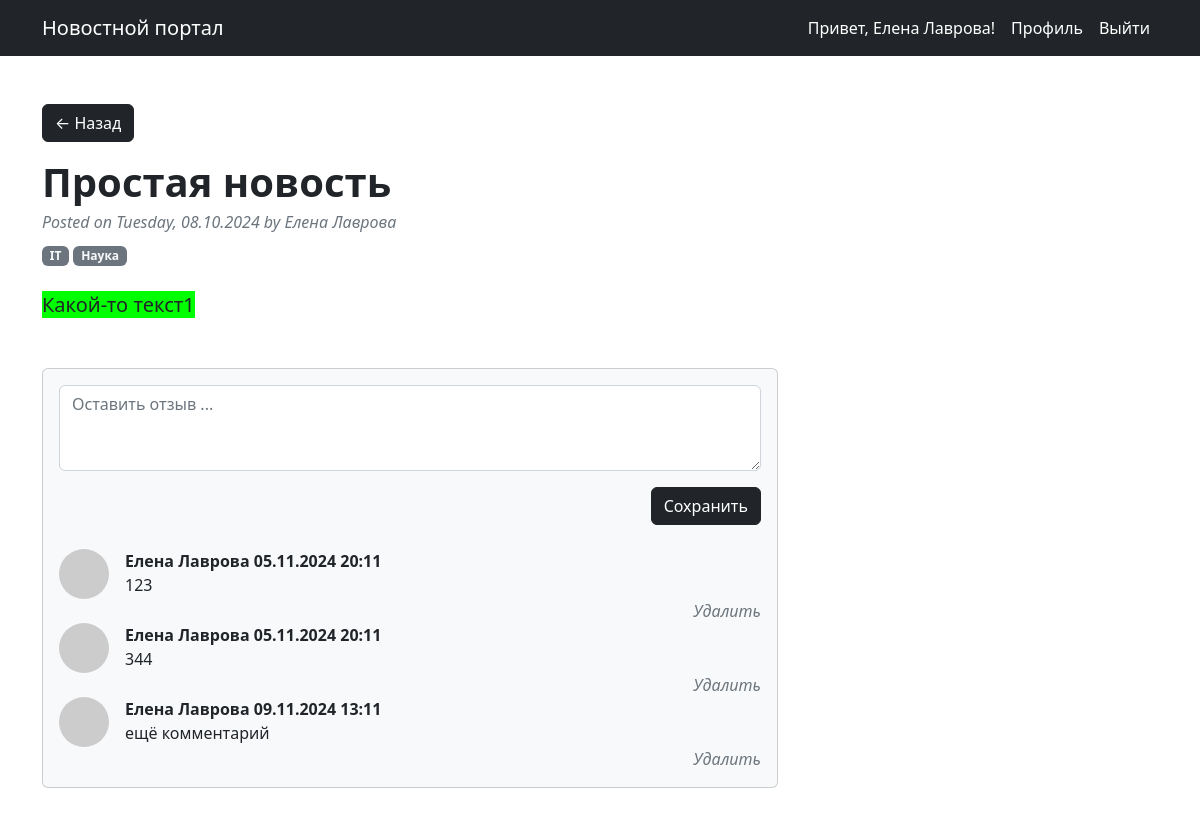
Page /news/25 (signed in) on the committed database.
### news/models.py (models this page shows, shortened)
class Post(models.Model):
    ARTICLES = 'Articles'
    NEWS = 'News'
    TYPE_POST = [
        (ARTICLES, 'Статья'),
        (NEWS, 'Новость')
    ]
    title = models.CharField(max_length=150)  # Наименование статьи (заголовок)
    publishing_date = models.DateTimeField(auto_now_add=True)  # Дата и время создания
    text = models.TextField()  # Текст статьи
    category = models.ManyToManyField(Category, through='PostCategory')  # На какую тему статья
    type_post = models.CharField(max_length=10,
                                 choices=TYPE_POST,
                                 default=ARTICLES)  # Тип публикации
    author = models.ForeignKey(Author, on_delete=models.CASCADE)  # связь между «Автором» и «Статьей».
    rating = models.FloatField(default=0)  # Популярность статьи (рейтинг)

class Category(models.Model):
    name = models.CharField(unique=True, max_length=100)
    subscribers = models.ManyToManyField(User, through="UserCategory", related_name='users')

class Comment(models.Model):
    post = models.ForeignKey(Post, on_delete=models.CASCADE)  # К какой статье оставлен коммент
    user = models.ForeignKey(User, on_delete=models.CASCADE)
    author = models.ForeignKey(Author, on_delete=models.CASCADE)  # Кто написал
    text = models.CharField(max_length=255)
    date_time = models.DateTimeField(auto_now_add=True)
    rating = models.IntegerField(default=0)  # На сколько полезен комментарий

### sign/models.py (models this page shows, shortened)
class Author(models.Model):
    full_name = models.CharField(max_length=255)
    age = models.IntegerField(null=True, blank=True)
    email = models.CharField(max_length=255, blank=True)
    rating = models.FloatField(default=0)  # Рейтинг автора
    user = models.OneToOneField(User, on_delete=models.CASCADE)

### news/views.py (the view)
# urls.py: path('news/<int:pk>', PostDetail.as_view(), name='post_detail'),
class PostDetail(LoginRequiredMixin, DetailView):
    model = Post
    template_name = 'one_news.html'
    context_object_name = 'post'
    def get_context_data(self, **kwargs):
        context = super().get_context_data(**kwargs)
        categories = []
        for obj in PostCategory.objects.filter(post_id=context['object'].id):
            categories.append(Category.objects.get(id=obj.category_id).name)
        context['categories'] = categories
        context['user_id'] = self.request.user.id
        context['comments'] = Comment.objects.filter(post_id=context['object'].id)
        return context
    def get_object(self, *args, **kwargs):
        obj = cache.get(f'post-{self.kwargs["pk"]}', None)
        if not obj:
            obj = super().get_object(queryset=self.queryset)
            cache.set(f'post-{self.kwargs["pk"]}', obj)
        return obj

### news/templatetags/custom_filters.py (called while the page is built)
@register.filter()
def censor(text):
    for word in WORDS['words']:
        text = re.sub(f'\\b{word}\\b', f"{word[0]}{word[1:].__len__() * '*'}", text, flags=re.I)
    return text

### news/templates/one_news.html (shortened to what this page needs)
{% extends 'default.html' %}
{% load custom_filters %}
{% block content %}
    <div class="col-lg-8">
        {% if post %}
            <a class="btn btn-primary" href="/">← Назад</a>
            <article>
                <header class="mb-4">
                    <h1 class="fw-bolder mb-1">{{ post.title|censor }}</h1>
                    <div class="text-muted fst-italic mb-2">Posted on {{ post.publishing_date|date:'l, d.m.Y' }} by {{ post.author.full_name }}</div>
                    {% for category_name in categories %}
                        <a class="badge bg-secondary text-decoration-none link-light">{{ category_name }}</a>
                    {% endfor %}
                </header>
                <section class="mb-5">
                    <p class="fs-5 mb-4">{{ post.text|censor|safe}}</p>
                </section>
            </article>
            <section class="mb-5">
                <div class="card bg-light">
                    <div class="card-body">
                        <form action="{% url 'comment_create' %}" method="post" class="mb-4">
                            <textarea name="text" class="form-control" rows="3" placeholder="Оставить отзыв ..."></textarea>
                            <div style="justify-content: flex-end;" class="d-flex">
                                <input class="btn btn-primary" name="SaveComment" type="submit" value="Сохранить" />
                            </div>
                        </form>
                        {% for comment in comments %}
                            <div class="d-flex">
                                <div class="flex-shrink-0"><img class="rounded-circle" src="https://dummyimage.com/50x50/ced4da/6c757d.jpg" alt="..." /></div>
                                {% if comment.user == request.user %}
                                    <div class="ms-3">
                                        <div class="fw-bold">{{ request.user.first_name }} {{ request.user.last_name}} {{ comment.date_time|date:'d.m.Y H:m'}}</div>
                                        {{ comment.text }}
                                    </div>
                                {% else %}
                                    <div class="ms-3 mb-4">
                                    <div class="fw-bold">{{ comment.author }} {{ comment.date_time|date:'d.m.Y H:m'}}</div>
                                    {{ comment.text }}
                                </div>
                                {% endif %}
                            </div>
                            {% if comment.user == request.user %}
                                <form action="{% url 'comment_delete' comment.id %}" method="post">
                                    <div class="d-flex bt-delete-div">
                                        <input class="bt-delete" type="submit" value="Удалить" />
                                    </div>
                                </form>
                            {% endif %}
                        {% endfor %}
                    </div>
                </div>
            </section>
        {% else %}
           <h2 class="card-title h4">Публикация с таким номером не найдена!</h2>
        {% endif %}
    </div>
{% endblock content %}

### templates/default.html (shortened to what this page needs)
<!DOCTYPE html>
<html lang="en">
    <head>
        {% load static %}
        <link href="{% static 'css/styles.css' %}" rel="stylesheet" />
    </head>
    <body>
        <nav class="navbar navbar-expand-lg navbar-dark bg-dark">
            <div class="container">
                <a class="navbar-brand" href="/">Новостной портал</a>
                <div class="collapse navbar-collapse" id="navbarSupportedContent">
                    <ul class="navbar-nav ms-auto mb-2 mb-lg-0">
                        <li class="nav-item"><a class="nav-link active">Привет, {{ request.user.first_name }} {{ request.user.last_name}}!</a></li>
                        <li class="nav-item"><a class="nav-link active" aria-current="page" href="/sign/user_account">Профиль</a></li>
                        <li class="nav-item"><a class="nav-link active" aria-current="page" href="/accounts/logout">Выйти</a></li>
                    </ul>
                </div>
            </div>
        </nav>
        <div class="container mt-5">
            <div class="row">
               {% block content %}
               {% endblock content %}
           </div>
        </div>
    </body>
</html>

### rows in the picture
Post: title|censor "Простая новость", publishing_date "Tuesday, 08.10.2024", author.full_name "Елена Лаврова", text|censor "Какой-то текст1"
Category: categories "IT"
Category: categories "Наука"
Comment: date_time "05.11.2024 20:11", text "123"
Comment: date_time "05.11.2024 20:11", text "344"
Comment: date_time "09.11.2024 13:11", text "ещё комментарий"

### other values in the picture
{{ request.user.first_name }} "Елена"
{{ request.user.last_name }} "Лаврова"
